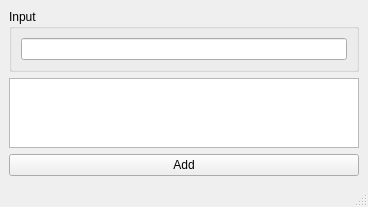
<?xml version="1.0" encoding="UTF-8"?>
<ui version="4.0">
 <class>MainWindow_Save_v</class>
 <widget class="QMainWindow" name="MainWindow_Save_v">
  <property name="geometry">
   <rect>
    <x>0</x>
    <y>0</y>
    <width>368</width>
    <height>198</height>
   </rect>
  </property>
  <property name="windowTitle">
   <string>Save v</string>
  </property>
  <widget class="QWidget" name="centralwidget">
   <layout class="QVBoxLayout" name="verticalLayout">
    <item>
     <widget class="QGroupBox" name="groupBox">
      <property name="title">
       <string>Input</string>
      </property>
      <layout class="QHBoxLayout" name="horizontalLayout">
       <item>
        <widget class="QLineEdit" name="lineEdit_input"/>
       </item>
      </layout>
     </widget>
    </item>
    <item>
     <widget class="QPlainTextEdit" name="plainTextEdit_output"/>
    </item>
    <item>
     <widget class="QPushButton" name="pushButton_add">
      <property name="text">
       <string>Add</string>
      </property>
     </widget>
    </item>
   </layout>
  </widget>
  <widget class="QMenuBar" name="menubar">
   <property name="geometry">
    <rect>
     <x>0</x>
     <y>0</y>
     <width>368</width>
     <height>21</height>
    </rect>
   </property>
  </widget>
  <widget class="QStatusBar" name="statusbar"/>
 </widget>
 <resources/>
 <connections/>
</ui>
